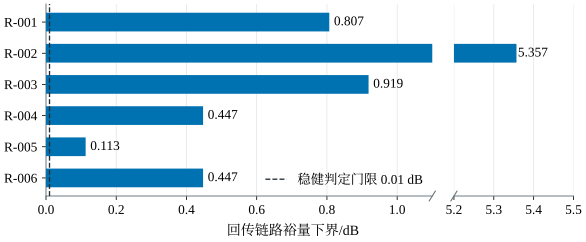

Here is the Python script that generated this plot:
"""图22 改进版：六个中继任务的回传裕量下界（原图源 figures/fusion/q3_backhaul.py 的副本修改）。

改动：R-002 的 5.357 dB 使其余柱被压扁，改为断轴（左段 0～1.1 dB，右段 5.2～5.5 dB）；删去图内说明文字。
数据：results/q3.json 的 communication.backhaul_certificates 与 delta_g_db（与原图源相同）。
"""
import sys
from pathlib import Path
HERE = Path(__file__).resolve().parent
sys.path.insert(0, str(HERE.parent / "lib"))
import figkit as fk
import matplotlib.pyplot as plt
from matplotlib.ticker import MultipleLocator

STEM = "q3_backhaul"
LEFT = (0, 1.1)
RIGHT = (5.2, 5.5)


def main():
    fk.setup()
    q3p = fk.RESULTS / "q3.json"
    q = fk.load_json(q3p)
    bc = q["communication"]["backhaul_certificates"]
    guard = q["communication"]["delta_g_db"]
    rows = [{"中继架次": r["id"], "回传裕量下界_dB": bc[r["id"]]["margin_lower_db"], "稳健判定门限_dB": guard}
            for r in q["relays"]]
    v = [r["回传裕量下界_dB"] for r in rows]
    assert all(x < LEFT[1] or RIGHT[0] < x < RIGHT[1] for x in v) and min(v) >= guard
    fig, (a1, a2) = plt.subplots(1, 2, figsize=(fk.FULL_W, 6.4 * fk.CM), sharey=True, layout="constrained",
                                 gridspec_kw={"width_ratios": [4.2, 1.3], "wspace": 0.02})
    y = list(range(len(rows)))
    for ax, (lo, hi) in [(a1, LEFT), (a2, RIGHT)]:
        ax.barh(y, v, color=fk.C["A"], height=0.6, zorder=3)
        ax.set_xlim(lo, hi)
        ax.grid(axis="x", zorder=0)
        ax.set_axisbelow(True)
        for yi, x in zip(y, v):
            if lo <= x <= hi:
                ax.text(x + (hi - lo) * 0.012, yi, f"{x:.3f}", va="center", ha="left", fontsize=10, zorder=4)
    a1.axvline(guard, color="#202C33", ls="--", lw=1, zorder=4, label=f"稳健判定门限 {guard:.2f} dB")
    a1.set_yticks(y, [r["中继架次"] for r in rows])
    a1.invert_yaxis()
    a1.xaxis.set_major_locator(MultipleLocator(0.2))
    a2.xaxis.set_major_locator(MultipleLocator(0.1))
    a1.spines["right"].set_visible(False)
    a2.spines["left"].set_visible(False)
    a2.tick_params(axis="y", length=0)
    # 断轴记号
    d = dict(marker=[(-1, -1.6), (1, 1.6)], markersize=8, linestyle="none", color="#657078", mec="#657078",
             mew=0.8, clip_on=False)
    a1.plot([1], [0], transform=a1.transAxes, **d)
    a2.plot([0], [0], transform=a2.transAxes, **d)
    fig.supxlabel("回传链路裕量下界/dB", fontsize=10.5)
    a1.legend(loc="lower right")
    fk.write_csv(HERE / f"{STEM}.csv", rows)
    fk.save(fig, HERE, STEM, figure_id="图22（改进版）",
            caption="六个中继任务的回传裕量下界（横轴在 1.1～5.2 dB 处断开）",
            section="8.6.3", sources=[q3p],
            key_values={"relay_certificates": len(rows), "margins_db": {r["中继架次"]: r["回传裕量下界_dB"] for r in rows},
                        "minimum_backhaul_bound_db": min(v), "guard_db": guard},
            notes="只展示中继至地面站的回传链路下界；R-004 与 R-006 在同一悬停点，下界相同。")


if __name__ == "__main__":
    main()
